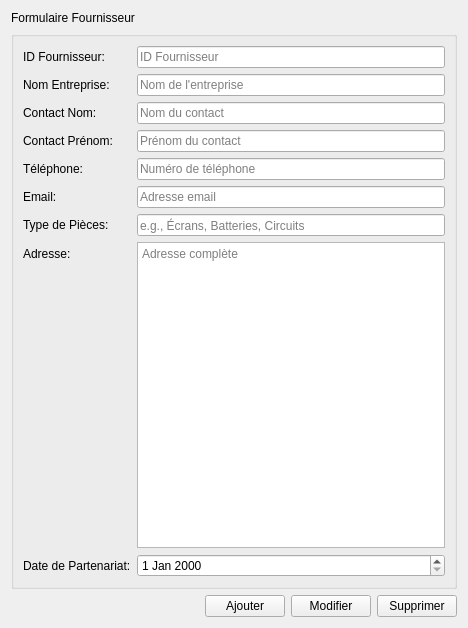
     <widget class="QWidget" name="leftPane_2">
      <property name="geometry">
       <rect>
        <x>50</x>
        <y>70</y>
        <width>468</width>
        <height>628</height>
       </rect>
      </property>
      <layout class="QVBoxLayout" name="verticalLayout_left_2">
       <item>
        <widget class="QLabel" name="formTitle_2">
         <property name="text">
          <string>Formulaire Fournisseur</string>
         </property>
        </widget>
       </item>
       <item>
        <widget class="QGroupBox" name="groupBox_2">
         <property name="title">
          <string/>
         </property>
         <layout class="QFormLayout" name="formLayout_2">
          <item row="0" column="0">
           <widget class="QLabel" name="label_id_2">
            <property name="text">
             <string>ID Fournisseur:</string>
            </property>
           </widget>
          </item>
          <item row="0" column="1">
           <widget class="QLineEdit" name="leId_2">
            <property name="placeholderText">
             <string>ID Fournisseur</string>
            </property>
           </widget>
          </item>
          <item row="1" column="0">
           <widget class="QLabel" name="label_nom_entreprise_2">
            <property name="text">
             <string>Nom Entreprise:</string>
            </property>
           </widget>
          </item>
          <item row="1" column="1">
           <widget class="QLineEdit" name="leNomEntreprise_2">
            <property name="placeholderText">
             <string>Nom de l'entreprise</string>
            </property>
           </widget>
          </item>
          <item row="2" column="0">
           <widget class="QLabel" name="label_contact_nom_2">
            <property name="text">
             <string>Contact Nom:</string>
            </property>
           </widget>
          </item>
          <item row="2" column="1">
           <widget class="QLineEdit" name="leContactNom_2">
            <property name="placeholderText">
             <string>Nom du contact</string>
            </property>
           </widget>
          </item>
          <item row="3" column="0">
           <widget class="QLabel" name="label_contact_prenom_2">
            <property name="text">
             <string>Contact Prénom:</string>
            </property>
           </widget>
          </item>
          <item row="3" column="1">
           <widget class="QLineEdit" name="leContactPrenom_2">
            <property name="placeholderText">
             <string>Prénom du contact</string>
            </property>
           </widget>
          </item>
          <item row="4" column="0">
           <widget class="QLabel" name="label_telephone_2">
            <property name="text">
             <string>Téléphone:</string>
            </property>
           </widget>
          </item>
          <item row="4" column="1">
           <widget class="QLineEdit" name="leTelephone_2">
            <property name="placeholderText">
             <string>Numéro de téléphone</string>
            </property>
           </widget>
          </item>
          <item row="5" column="0">
           <widget class="QLabel" name="label_email_2">
            <property name="text">
             <string>Email:</string>
            </property>
           </widget>
          </item>
          <item row="5" column="1">
           <widget class="QLineEdit" name="leEmail_2">
            <property name="placeholderText">
             <string>Adresse email</string>
            </property>
           </widget>
          </item>
          <item row="6" column="0">
           <widget class="QLabel" name="label_type_pieces_2">
            <property name="text">
             <string>Type de Pièces:</string>
            </property>
           </widget>
          </item>
          <item row="6" column="1">
           <widget class="QLineEdit" name="leTypePieces_2">
            <property name="placeholderText">
             <string>e.g., Écrans, Batteries, Circuits</string>
            </property>
           </widget>
          </item>
          <item row="7" column="0">
           <widget class="QLabel" name="label_adresse_2">
            <property name="text">
             <string>Adresse:</string>
            </property>
           </widget>
          </item>
          <item row="7" column="1">
           <widget class="QTextEdit" name="teAdresse_2">
            <property name="placeholderText">
             <string>Adresse complète</string>
            </property>
           </widget>
          </item>
          <item row="8" column="0">
           <widget class="QLabel" name="label_date_partenariat_2">
            <property name="text">
             <string>Date de Partenariat:</string>
            </property>
           </widget>
          </item>
          <item row="8" column="1">
           <widget class="QDateEdit" name="deDatePartenariat_2"/>
          </item>
         </layout>
        </widget>
       </item>
       <item>
        <layout class="QHBoxLayout" name="horizontalLayout_btns_2">
         <item>
          <spacer name="hspacer_2">
           <property name="orientation">
            <enum>Qt::Orientation::Horizontal</enum>
           </property>
           <property name="sizeHint" stdset="0">
            <size>
             <width>0</width>
             <height>0</height>
            </size>
           </property>
          </spacer>
         </item>
         <item>
          <widget class="QPushButton" name="btnAjouter_2">
           <property name="text">
            <string>Ajouter</string>
           </property>
          </widget>
         </item>
         <item>
          <widget class="QPushButton" name="btnModifier_2">
           <property name="text">
            <string>Modifier</string>
           </property>
          </widget>
         </item>
         <item>
          <widget class="QPushButton" name="btnSupprimer_2">
           <property name="text">
            <string>Supprimer</string>
           </property>
          </widget>
         </item>
        </layout>
       </item>
      </layout>
     </widget>
